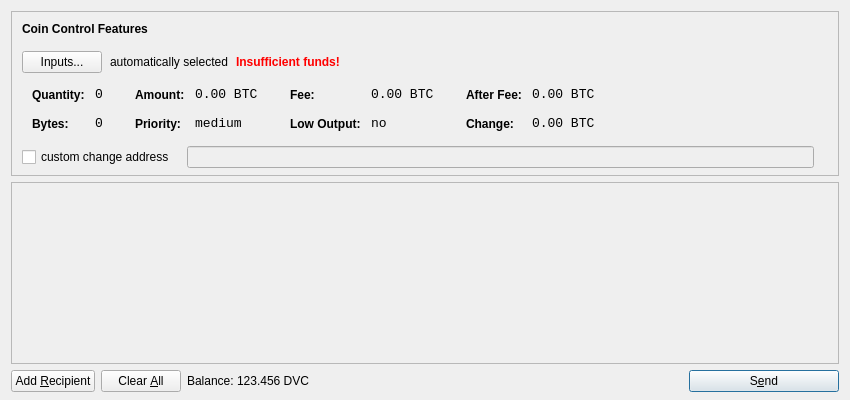
<?xml version="1.0" encoding="UTF-8"?>
<ui version="4.0">
 <class>SendCoinsDialog</class>
 <widget class="QDialog" name="SendCoinsDialog">
  <property name="geometry">
   <rect>
    <x>0</x>
    <y>0</y>
    <width>850</width>
    <height>400</height>
   </rect>
  </property>
  <property name="windowTitle">
   <string>Send Coins</string>
  </property>
  <layout class="QVBoxLayout" name="verticalLayout" stretch="0,1,0">
   <property name="bottomMargin">
    <number>8</number>
   </property>
   <item>
    <widget class="QFrame" name="frameCoinControl">
     <property name="sizePolicy">
      <sizepolicy hsizetype="Expanding" vsizetype="Expanding">
       <horstretch>0</horstretch>
       <verstretch>0</verstretch>
      </sizepolicy>
     </property>
     <property name="maximumSize">
      <size>
       <width>16777215</width>
       <height>16777215</height>
      </size>
     </property>
     <property name="frameShape">
      <enum>QFrame::StyledPanel</enum>
     </property>
     <property name="frameShadow">
      <enum>QFrame::Sunken</enum>
     </property>
     <layout class="QVBoxLayout" name="verticalLayoutCoinControl2">
      <property name="spacing">
       <number>-1</number>
      </property>
      <property name="leftMargin">
       <number>0</number>
      </property>
      <property name="topMargin">
       <number>0</number>
      </property>
      <property name="rightMargin">
       <number>0</number>
      </property>
      <property name="bottomMargin">
       <number>6</number>
      </property>
      <item>
       <layout class="QVBoxLayout" name="verticalLayoutCoinControl" stretch="0,0,0,0,1">
        <property name="spacing">
         <number>0</number>
        </property>
        <property name="leftMargin">
         <number>10</number>
        </property>
        <property name="topMargin">
         <number>10</number>
        </property>
        <item>
         <layout class="QHBoxLayout" name="horizontalLayoutCoinControl1">
          <property name="bottomMargin">
           <number>15</number>
          </property>
          <item>
           <widget class="QLabel" name="labelCoinControlFeatures">
            <property name="sizePolicy">
             <sizepolicy hsizetype="Preferred" vsizetype="Maximum">
              <horstretch>0</horstretch>
              <verstretch>0</verstretch>
             </sizepolicy>
            </property>
            <property name="font">
             <font>
              <weight>75</weight>
              <bold>true</bold>
             </font>
            </property>
            <property name="styleSheet">
             <string notr="true">font-weight:bold;</string>
            </property>
            <property name="text">
             <string>Coin Control Features</string>
            </property>
           </widget>
          </item>
         </layout>
        </item>
        <item>
         <layout class="QHBoxLayout" name="horizontalLayoutCoinControl2" stretch="0,0,0,0">
          <property name="spacing">
           <number>8</number>
          </property>
          <property name="bottomMargin">
           <number>10</number>
          </property>
          <item>
           <widget class="QPushButton" name="pushButtonCoinControl">
            <property name="styleSheet">
             <string notr="true"/>
            </property>
            <property name="text">
             <string>Inputs...</string>
            </property>
           </widget>
          </item>
          <item>
           <widget class="QLabel" name="labelCoinControlAutomaticallySelected">
            <property name="text">
             <string>automatically selected</string>
            </property>
            <property name="margin">
             <number>5</number>
            </property>
           </widget>
          </item>
          <item>
           <widget class="QLabel" name="labelCoinControlInsuffFunds">
            <property name="font">
             <font>
              <weight>75</weight>
              <bold>true</bold>
             </font>
            </property>
            <property name="styleSheet">
             <string notr="true">color:red;font-weight:bold;</string>
            </property>
            <property name="text">
             <string>Insufficient funds!</string>
            </property>
            <property name="margin">
             <number>5</number>
            </property>
           </widget>
          </item>
          <item>
           <spacer name="horizontalSpacerCoinControl">
            <property name="orientation">
             <enum>Qt::Horizontal</enum>
            </property>
            <property name="sizeHint" stdset="0">
             <size>
              <width>40</width>
              <height>1</height>
             </size>
            </property>
           </spacer>
          </item>
         </layout>
        </item>
        <item>
         <widget class="QWidget" name="widgetCoinControl" native="true">
          <property name="sizePolicy">
           <sizepolicy hsizetype="Preferred" vsizetype="Preferred">
            <horstretch>0</horstretch>
            <verstretch>0</verstretch>
           </sizepolicy>
          </property>
          <property name="minimumSize">
           <size>
            <width>0</width>
            <height>0</height>
           </size>
          </property>
          <property name="styleSheet">
           <string notr="true"/>
          </property>
          <layout class="QHBoxLayout" name="horizontalLayoutCoinControl5">
           <property name="margin">
            <number>0</number>
           </property>
           <item>
            <layout class="QHBoxLayout" name="horizontalLayoutCoinControl3" stretch="0,0,0,1">
             <property name="spacing">
              <number>20</number>
             </property>
             <property name="topMargin">
              <number>0</number>
             </property>
             <property name="bottomMargin">
              <number>10</number>
             </property>
             <item>
              <layout class="QFormLayout" name="formLayoutCoinControl1">
               <property name="horizontalSpacing">
                <number>10</number>
               </property>
               <property name="verticalSpacing">
                <number>14</number>
               </property>
               <property name="leftMargin">
                <number>10</number>
               </property>
               <property name="topMargin">
                <number>4</number>
               </property>
               <property name="rightMargin">
                <number>6</number>
               </property>
               <item row="0" column="0">
                <widget class="QLabel" name="labelCoinControlQuantityText">
                 <property name="styleSheet">
                  <string notr="true">font-weight:bold;</string>
                 </property>
                 <property name="text">
                  <string>Quantity:</string>
                 </property>
                 <property name="margin">
                  <number>0</number>
                 </property>
                </widget>
               </item>
               <item row="0" column="1">
                <widget class="QLabel" name="labelCoinControlQuantity">
                 <property name="font">
                  <font>
                   <family>Monospace</family>
                   <pointsize>10</pointsize>
                  </font>
                 </property>
                 <property name="cursor">
                  <cursorShape>IBeamCursor</cursorShape>
                 </property>
                 <property name="contextMenuPolicy">
                  <enum>Qt::ActionsContextMenu</enum>
                 </property>
                 <property name="text">
                  <string notr="true">0</string>
                 </property>
                 <property name="margin">
                  <number>0</number>
                 </property>
                 <property name="textInteractionFlags">
                  <set>Qt::LinksAccessibleByMouse|Qt::TextSelectableByKeyboard|Qt::TextSelectableByMouse</set>
                 </property>
                </widget>
               </item>
               <item row="1" column="0">
                <widget class="QLabel" name="labelCoinControlBytesText">
                 <property name="styleSheet">
                  <string notr="true">font-weight:bold;</string>
                 </property>
                 <property name="text">
                  <string>Bytes:</string>
                 </property>
                </widget>
               </item>
               <item row="1" column="1">
                <widget class="QLabel" name="labelCoinControlBytes">
                 <property name="font">
                  <font>
                   <family>Monospace</family>
                   <pointsize>10</pointsize>
                  </font>
                 </property>
                 <property name="cursor">
                  <cursorShape>IBeamCursor</cursorShape>
                 </property>
                 <property name="contextMenuPolicy">
                  <enum>Qt::ActionsContextMenu</enum>
                 </property>
                 <property name="text">
                  <string notr="true">0</string>
                 </property>
                 <property name="textInteractionFlags">
                  <set>Qt::LinksAccessibleByMouse|Qt::TextSelectableByKeyboard|Qt::TextSelectableByMouse</set>
                 </property>
                </widget>
               </item>
              </layout>
             </item>
             <item>
              <layout class="QFormLayout" name="formLayoutCoinControl2">
               <property name="horizontalSpacing">
                <number>10</number>
               </property>
               <property name="verticalSpacing">
                <number>14</number>
               </property>
               <property name="leftMargin">
                <number>6</number>
               </property>
               <property name="topMargin">
                <number>4</number>
               </property>
               <property name="rightMargin">
                <number>6</number>
               </property>
               <item row="0" column="0">
                <widget class="QLabel" name="labelCoinControlAmountText">
                 <property name="styleSheet">
                  <string notr="true">font-weight:bold;</string>
                 </property>
                 <property name="text">
                  <string>Amount:</string>
                 </property>
                 <property name="margin">
                  <number>0</number>
                 </property>
                </widget>
               </item>
               <item row="0" column="1">
                <widget class="QLabel" name="labelCoinControlAmount">
                 <property name="font">
                  <font>
                   <family>Monospace</family>
                   <pointsize>10</pointsize>
                  </font>
                 </property>
                 <property name="cursor">
                  <cursorShape>IBeamCursor</cursorShape>
                 </property>
                 <property name="contextMenuPolicy">
                  <enum>Qt::ActionsContextMenu</enum>
                 </property>
                 <property name="text">
                  <string notr="true">0.00 BTC</string>
                 </property>
                 <property name="textInteractionFlags">
                  <set>Qt::LinksAccessibleByMouse|Qt::TextSelectableByKeyboard|Qt::TextSelectableByMouse</set>
                 </property>
                </widget>
               </item>
               <item row="1" column="0">
                <widget class="QLabel" name="labelCoinControlPriorityText">
                 <property name="styleSheet">
                  <string notr="true">font-weight:bold;</string>
                 </property>
                 <property name="text">
                  <string>Priority:</string>
                 </property>
                </widget>
               </item>
               <item row="1" column="1">
                <widget class="QLabel" name="labelCoinControlPriority">
                 <property name="font">
                  <font>
                   <family>Monospace</family>
                   <pointsize>10</pointsize>
                  </font>
                 </property>
                 <property name="cursor">
                  <cursorShape>IBeamCursor</cursorShape>
                 </property>
                 <property name="contextMenuPolicy">
                  <enum>Qt::ActionsContextMenu</enum>
                 </property>
                 <property name="text">
                  <string>medium</string>
                 </property>
                 <property name="textInteractionFlags">
                  <set>Qt::LinksAccessibleByMouse|Qt::TextSelectableByKeyboard|Qt::TextSelectableByMouse</set>
                 </property>
                </widget>
               </item>
              </layout>
             </item>
             <item>
              <layout class="QFormLayout" name="formLayoutCoinControl3">
               <property name="horizontalSpacing">
                <number>10</number>
               </property>
               <property name="verticalSpacing">
                <number>14</number>
               </property>
               <property name="leftMargin">
                <number>6</number>
               </property>
               <property name="topMargin">
                <number>4</number>
               </property>
               <property name="rightMargin">
                <number>6</number>
               </property>
               <item row="0" column="0">
                <widget class="QLabel" name="labelCoinControlFeeText">
                 <property name="styleSheet">
                  <string notr="true">font-weight:bold;</string>
                 </property>
                 <property name="text">
                  <string>Fee:</string>
                 </property>
                 <property name="margin">
                  <number>0</number>
                 </property>
                </widget>
               </item>
               <item row="0" column="1">
                <widget class="QLabel" name="labelCoinControlFee">
                 <property name="font">
                  <font>
                   <family>Monospace</family>
                   <pointsize>10</pointsize>
                  </font>
                 </property>
                 <property name="cursor">
                  <cursorShape>IBeamCursor</cursorShape>
                 </property>
                 <property name="contextMenuPolicy">
                  <enum>Qt::ActionsContextMenu</enum>
                 </property>
                 <property name="text">
                  <string notr="true">0.00 BTC</string>
                 </property>
                 <property name="textInteractionFlags">
                  <set>Qt::LinksAccessibleByMouse|Qt::TextSelectableByKeyboard|Qt::TextSelectableByMouse</set>
                 </property>
                </widget>
               </item>
               <item row="1" column="0">
                <widget class="QLabel" name="labelCoinControlLowOutputText">
                 <property name="styleSheet">
                  <string notr="true">font-weight:bold;</string>
                 </property>
                 <property name="text">
                  <string>Low Output:</string>
                 </property>
                </widget>
               </item>
               <item row="1" column="1">
                <widget class="QLabel" name="labelCoinControlLowOutput">
                 <property name="font">
                  <font>
                   <family>Monospace</family>
                   <pointsize>10</pointsize>
                  </font>
                 </property>
                 <property name="cursor">
                  <cursorShape>IBeamCursor</cursorShape>
                 </property>
                 <property name="contextMenuPolicy">
                  <enum>Qt::ActionsContextMenu</enum>
                 </property>
                 <property name="text">
                  <string>no</string>
                 </property>
                 <property name="textInteractionFlags">
                  <set>Qt::LinksAccessibleByMouse|Qt::TextSelectableByKeyboard|Qt::TextSelectableByMouse</set>
                 </property>
                </widget>
               </item>
              </layout>
             </item>
             <item>
              <layout class="QFormLayout" name="formLayoutCoinControl4">
               <property name="horizontalSpacing">
                <number>10</number>
               </property>
               <property name="verticalSpacing">
                <number>14</number>
               </property>
               <property name="leftMargin">
                <number>6</number>
               </property>
               <property name="topMargin">
                <number>4</number>
               </property>
               <property name="rightMargin">
                <number>6</number>
               </property>
               <item row="0" column="0">
                <widget class="QLabel" name="labelCoinControlAfterFeeText">
                 <property name="styleSheet">
                  <string notr="true">font-weight:bold;</string>
                 </property>
                 <property name="text">
                  <string>After Fee:</string>
                 </property>
                 <property name="margin">
                  <number>0</number>
                 </property>
                </widget>
               </item>
               <item row="0" column="1">
                <widget class="QLabel" name="labelCoinControlAfterFee">
                 <property name="font">
                  <font>
                   <family>Monospace</family>
                   <pointsize>10</pointsize>
                  </font>
                 </property>
                 <property name="cursor">
                  <cursorShape>IBeamCursor</cursorShape>
                 </property>
                 <property name="contextMenuPolicy">
                  <enum>Qt::ActionsContextMenu</enum>
                 </property>
                 <property name="text">
                  <string notr="true">0.00 BTC</string>
                 </property>
                 <property name="textInteractionFlags">
                  <set>Qt::LinksAccessibleByMouse|Qt::TextSelectableByKeyboard|Qt::TextSelectableByMouse</set>
                 </property>
                </widget>
               </item>
               <item row="1" column="0">
                <widget class="QLabel" name="labelCoinControlChangeText">
                 <property name="styleSheet">
                  <string notr="true">font-weight:bold;</string>
                 </property>
                 <property name="text">
                  <string>Change:</string>
                 </property>
                </widget>
               </item>
               <item row="1" column="1">
                <widget class="QLabel" name="labelCoinControlChange">
                 <property name="font">
                  <font>
                   <family>Monospace</family>
                   <pointsize>10</pointsize>
                  </font>
                 </property>
                 <property name="cursor">
                  <cursorShape>IBeamCursor</cursorShape>
                 </property>
                 <property name="contextMenuPolicy">
                  <enum>Qt::ActionsContextMenu</enum>
                 </property>
                 <property name="text">
                  <string notr="true">0.00 BTC</string>
                 </property>
                 <property name="textInteractionFlags">
                  <set>Qt::LinksAccessibleByMouse|Qt::TextSelectableByKeyboard|Qt::TextSelectableByMouse</set>
                 </property>
                </widget>
               </item>
              </layout>
             </item>
            </layout>
           </item>
          </layout>
         </widget>
        </item>
        <item>
         <layout class="QHBoxLayout" name="horizontalLayoutCoinControl4" stretch="0,0,0">
          <property name="spacing">
           <number>12</number>
          </property>
          <property name="sizeConstraint">
           <enum>QLayout::SetDefaultConstraint</enum>
          </property>
          <property name="topMargin">
           <number>5</number>
          </property>
          <property name="rightMargin">
           <number>5</number>
          </property>
          <item>
           <widget class="QCheckBox" name="checkBoxCoinControlChange">
            <property name="text">
             <string>custom change address</string>
            </property>
           </widget>
          </item>
          <item>
           <widget class="QLineEdit" name="lineEditCoinControlChange">
            <property name="enabled">
             <bool>false</bool>
            </property>
            <property name="sizePolicy">
             <sizepolicy hsizetype="Expanding" vsizetype="Fixed">
              <horstretch>0</horstretch>
              <verstretch>0</verstretch>
             </sizepolicy>
            </property>
           </widget>
          </item>
          <item>
           <widget class="QLabel" name="labelCoinControlChangeLabel">
            <property name="sizePolicy">
             <sizepolicy hsizetype="Preferred" vsizetype="Expanding">
              <horstretch>0</horstretch>
              <verstretch>0</verstretch>
             </sizepolicy>
            </property>
            <property name="minimumSize">
             <size>
              <width>0</width>
              <height>0</height>
             </size>
            </property>
            <property name="text">
             <string/>
            </property>
            <property name="margin">
             <number>3</number>
            </property>
           </widget>
          </item>
         </layout>
        </item>
        <item>
         <spacer name="verticalSpacerCoinControl">
          <property name="orientation">
           <enum>Qt::Vertical</enum>
          </property>
          <property name="sizeHint" stdset="0">
           <size>
            <width>800</width>
            <height>1</height>
           </size>
          </property>
         </spacer>
        </item>
       </layout>
      </item>
     </layout>
    </widget>
   </item>
   <item>
    <widget class="QScrollArea" name="scrollArea">
     <property name="widgetResizable">
      <bool>true</bool>
     </property>
     <widget class="QWidget" name="scrollAreaWidgetContents">
      <property name="geometry">
       <rect>
        <x>0</x>
        <y>0</y>
        <width>830</width>
        <height>165</height>
       </rect>
      </property>
      <layout class="QVBoxLayout" name="verticalLayout_2">
       <property name="margin">
        <number>0</number>
       </property>
       <item>
        <layout class="QVBoxLayout" name="entries">
         <property name="spacing">
          <number>6</number>
         </property>
        </layout>
       </item>
       <item>
        <spacer name="verticalSpacer">
         <property name="orientation">
          <enum>Qt::Vertical</enum>
         </property>
         <property name="sizeHint" stdset="0">
          <size>
           <width>20</width>
           <height>40</height>
          </size>
         </property>
        </spacer>
       </item>
      </layout>
     </widget>
    </widget>
   </item>
   <item>
    <layout class="QHBoxLayout" name="horizontalLayout">
     <item>
      <widget class="QPushButton" name="addButton">
       <property name="toolTip">
        <string>Send to multiple recipients at once</string>
       </property>
       <property name="text">
        <string>Add &amp;Recipient</string>
       </property>
       <property name="icon">
        <iconset resource="../bitcoin.qrc">
         <normaloff>:/icons/add</normaloff>:/icons/add</iconset>
       </property>
       <property name="autoDefault">
        <bool>false</bool>
       </property>
      </widget>
     </item>
     <item>
      <widget class="QPushButton" name="clearButton">
       <property name="sizePolicy">
        <sizepolicy hsizetype="Minimum" vsizetype="Fixed">
         <horstretch>0</horstretch>
         <verstretch>0</verstretch>
        </sizepolicy>
       </property>
       <property name="toolTip">
        <string>Remove all transaction fields</string>
       </property>
       <property name="text">
        <string>Clear &amp;All</string>
       </property>
       <property name="icon">
        <iconset resource="../bitcoin.qrc">
         <normaloff>:/icons/remove</normaloff>:/icons/remove</iconset>
       </property>
       <property name="autoRepeatDelay">
        <number>300</number>
       </property>
       <property name="autoDefault">
        <bool>false</bool>
       </property>
      </widget>
     </item>
     <item>
      <layout class="QHBoxLayout" name="horizontalLayout_2">
       <property name="spacing">
        <number>3</number>
       </property>
       <item>
        <widget class="QLabel" name="label">
         <property name="text">
          <string>Balance:</string>
         </property>
        </widget>
       </item>
       <item>
        <widget class="QLabel" name="labelBalance">
         <property name="cursor">
          <cursorShape>IBeamCursor</cursorShape>
         </property>
         <property name="text">
          <string>123.456 DVC</string>
         </property>
         <property name="textInteractionFlags">
          <set>Qt::LinksAccessibleByMouse|Qt::TextSelectableByKeyboard|Qt::TextSelectableByMouse</set>
         </property>
        </widget>
       </item>
      </layout>
     </item>
     <item>
      <spacer name="horizontalSpacer">
       <property name="orientation">
        <enum>Qt::Horizontal</enum>
       </property>
       <property name="sizeHint" stdset="0">
        <size>
         <width>40</width>
         <height>20</height>
        </size>
       </property>
      </spacer>
     </item>
     <item>
      <widget class="QPushButton" name="sendButton">
       <property name="minimumSize">
        <size>
         <width>150</width>
         <height>0</height>
        </size>
       </property>
       <property name="toolTip">
        <string>Confirm the send action</string>
       </property>
       <property name="text">
        <string>S&amp;end</string>
       </property>
       <property name="icon">
        <iconset resource="../bitcoin.qrc">
         <normaloff>:/icons/send</normaloff>:/icons/send</iconset>
       </property>
       <property name="default">
        <bool>true</bool>
       </property>
      </widget>
     </item>
    </layout>
   </item>
  </layout>
 </widget>
 <resources>
  <include location="../bitcoin.qrc"/>
 </resources>
 <connections/>
</ui>
